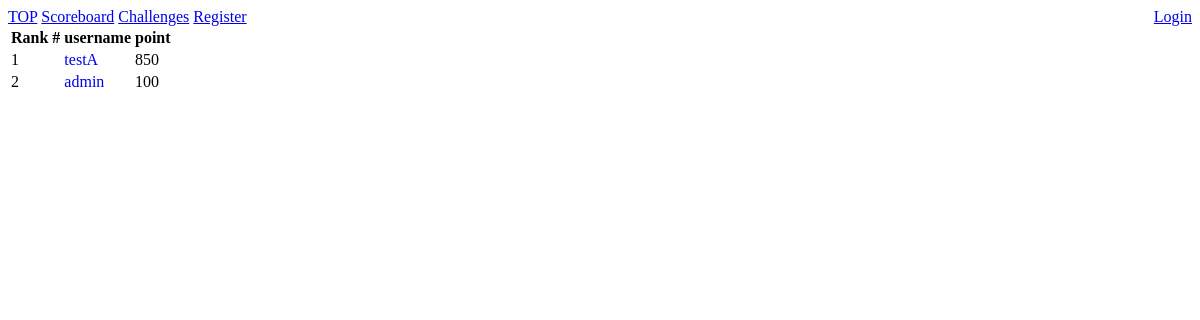
/scoreboard, run on an earlier commit of the app's database.
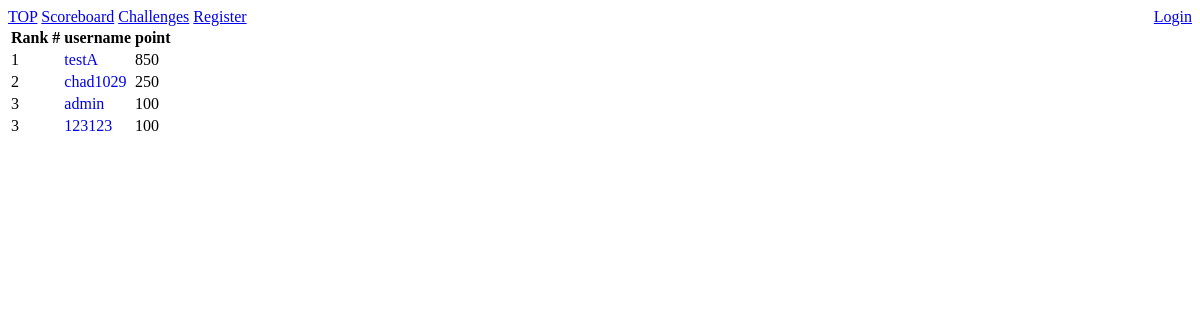
And on a later commit of the database.
### tables this page shows
CREATE TABLE "USER" (
	"id"	INTEGER,
	"username"	TEXT,
	"email"	TEXT,
	"password"	TEXT,
	"data"	BLOB,
	PRIMARY KEY("id" AUTOINCREMENT)
);

### app.py (the view)
@app.route('/scoreboard')
def view_scoreboard():
    check_data()
    return render_template('scoreboard.html', current_path = request.path, session = session, ranklist = getranklist())

### app.py (called while the page is built)
def check_data():
    if session.get('data') is None:
        session['data'] = {}
    if session['data'].get('point') is None:
        session['data']['point'] = 0
    if session['data'].get('correct') is None:
        session['data']['correct'] = 0
    if session['data'].get('incorrect') is None:
        session['data']['incorrect'] = 0
    if session['data'].get('solve') is None:
        session['data']['solve'] = []
    session.update()

### templates/scoreboard.html (shortened to what this page needs)
<!DOCTYPE html>
<html class="is-large is-secondary is-dark"><head>
        {% include 'html/include.html' %}
    </head>
    <body>
        {% include 'html/navbar.html' %}
        <div class="ts-container">
            <div class="ts-box has-top-spaced-large bounceIn">
                <table class=" ts-table is-striped is-relaxed">
                    <thead>
                        <tr>
                            <th>Rank #</th>
                            <th>username</th>
                            <th>point</th>
                        </tr>
                    </thead>
                    <tbody>
                        {% for user in ranklist %}
                        <tr>
                            <td>{{ user['rank'] }}</td>
                            <td><a href = "{{ url_for('view_user', user_id=user['id']) }}" style="text-decoration: none">{{ user['username'] }}</a></td>
                            <td>{{ user['point'] }}</td>
                        </tr>
                        {% endfor %}
                    </tbody>
                </table>
            </div>
        </div>
    </body>
</html>

### templates/html/include.html (shortened to what this page needs)
<link rel="stylesheet" href="{{ url_for('static', filename='css/wickedcss.min.css') }}" />
<link rel="stylesheet" href="https://cdnjs.cloudflare.com/ajax/libs/tocas/4.2.5/tocas.min.css" />

### templates/html/navbar.html (shortened to what this page needs)
<link rel="stylesheet" href="{{ url_for('static', filename='css/main.css') }}" />
<div class="ts-content is-fitted is-secondary">
    <div class="ts-container">
        <div class="ts-tab">
            <a href="/"           class="{{ 'item is-active'           if current_path == '/'           else 'item' }}">TOP</a>
            <a href="/scoreboard" class="{{ 'item is-active'           if current_path == '/scoreboard' else 'item' }} ">Scoreboard</a>
            <a href="/challenges" class="{{ 'item is-active'           if current_path == '/challenges' else 'item' }}">Challenges</a>
            {% if session['id'] %}
            <a href="{{ url_for('view_user', user_id=session['id']) }}"
            class="{{ 'item is-active nav-right' if current_path == url_for('view_user', user_id=session['id']) else 'item nav-right' }}">
            {{ session['username'] }}
            <a href="/logout"     class="item">Logout</a>
            {% else %}
            <a href="/login"      class="{{ 'item is-active nav-right' if current_path == '/login'      else 'item nav-right' }}">Login</a>
            <a href="/register"   class="{{ 'item is-active'           if current_path == '/register'   else 'item' }}">Register</a>
            {% endif %}
        </div>
    </div>
</div>

### static/css/main.css (style rules this page uses)
.nav-right { float: right; margin-left: auto; margin-right: 0; }

What changed in the data, as far as the page shows it:
added USER: rank "2", username "chad1029", point "250"
computed for USER "admin": rank "2" → "3"
added USER: rank "3", username "123123", point "100"
